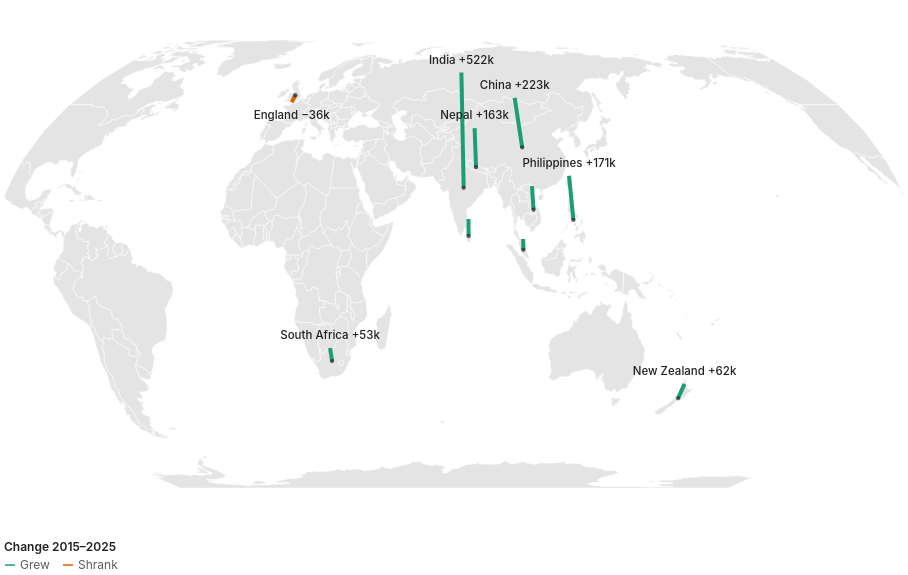

Vega-Lite specification stored for this chart:
### Vega-Lite specification from a JSON file in a GitHub repository (floating-point values rounded to 4 significant figures; data arrays with more than 128 entries replaced by an {"elided": "..."} marker saying what was removed)
{"$schema": "https://vega.github.io/schema/vega-lite/v5.json", "width": 900, "height": 520, "autosize": {"type": "pad"}, "config": {"background": null, "font": "-apple-system, BlinkMacSystemFont, Segoe UI, Helvetica, Arial, sans-serif", "padding": 4, "view": {"stroke": null, "fill": "#f1f5f8"}, "axis": {"labelColor": "#5c5c5c", "titleColor": "#5c5c5c", "gridColor": "#d0d0d0", "domainColor": "#d0d0d0", "tickColor": "#d0d0d0", "labelFont": "-apple-system, BlinkMacSystemFont, Segoe UI, Helvetica, Arial, sans-serif", "labelFontSize": 11, "titleFont": "-apple-system, BlinkMacSystemFont, Segoe UI, Helvetica, Arial, sans-serif", "titleFontWeight": 500}, "legend": {"labelColor": "#5c5c5c", "titleColor": "#222222", "labelFont": "-apple-system, BlinkMacSystemFont, Segoe UI, Helvetica, Arial, sans-serif", "titleFont": "-apple-system, BlinkMacSystemFont, Segoe UI, Helvetica, Arial, sans-serif", "titleFontWeight": 600, "labelFontSize": 12, "titleFontSize": 12, "symbolStrokeColor": "#ffffff"}, "text": {"color": "#222222", "font": "-apple-system, BlinkMacSystemFont, Segoe UI, Helvetica, Arial, sans-serif"}, "tooltipFormat": {"numberFormat": ",.0f"}}, "projection": {"type": "equalEarth", "rotate": [-75, 0]}, "layer": [{"data": {"values": {"type": "Topology", "objects": {"countries": {"type": "GeometryCollection", "geometries": [{"type": "MultiPolygon", "arcs": [[[0]], [[1]]], "id": "242", "properties": {"name": "Fiji"}}, {"type": "Polygon", "arcs": [[2, 3, 4, 5, 6, 7, 8, 9, 10]], "id": "834", "properties": {"name": "Tanzania"}}, {"type": "Polygon", "arcs": [[11, 12, 13, 14]], "id": "732", "properties": {"name": "W. Sahara"}}, {"type": "MultiPolygon", "arcs": [[[15, 16, 17, 18]], [[19]], [[20]], [[21]], [[22]], [[23]], [[24]], [[25]], [[26]], [[27]], [[28]], [[29]], [[30]], [[31]], [[32]], [[33]], [[34]], [[35]], [[36]], [[37]], [[38]], [[39]], [[40]], [[41]], [[42]], [[43]], [[44]], [[45]], [[46]], [[47]]], "id": "124", "properties": {"name": "Canada"}}, {"type": "MultiPolygon", "arcs": [[[-19, 48, 49, 50]], [[51]], [[52]], [[53]], [[54]], [[55]], [[56]], [[57]], [[-17, 58]], [[59]]], "id": "840", "properties": {"name": "United States of America"}}, {"type": "Polygon", "arcs": [[60, 61, 62, 63, 64, 65]], "id": "398", "properties": {"name": "Kazakhstan"}}, {"type": "Polygon", "arcs": [[-63, 66, 67, 68, 69]], "id": "860", "properties": {"name": "Uzbekistan"}}, {"type": "MultiPolygon", "arcs": [[[70, 71]], [[72]], [[73]], [[74]]], "id": "598", "properties": {"name": "Papua New Guinea"}}, {"type": "MultiPolygon", "arcs": [[[-72, 75]], [[76, 77]], [[78]], [[79, 80]], [[81]], [[82]], [[83]], [[84]], [[85]], [[86]], [[87]], [[88]], [[89]]], "id": "360", "properties": {"name": "Indonesia"}}, {"type": "MultiPolygon", "arcs": [[[90, 91]], [[92, 93, 94, 95, 96, 97]]], "id": "032", "properties": {"name": "Argentina"}}, {"type": "MultiPolygon", "arcs": [[[-92, 98]], [[99, -95, 100, 101]]], "id": "152", "properties": {"name": "Chile"}}, {"type": "Polygon", "arcs": [[-8, 102, 103, 104, 105, 106, 107, 108, 109, 110, 111]], "id": "180", "properties": {"name": "Dem. Rep. Congo"}}, {"type": "Polygon", "arcs": [[112, 113, 114, 115]], "id": "706", "properties": {"name": "Somalia"}}, {"type": "Polygon", "arcs": [[-3, 116, 117, 118, -113, 119]], "id": "404", "properties": {"name": "Kenya"}}, {"type": "Polygon", "arcs": [[120, 121, 122, 123, 124, 125, 126, 127]], "id": "729", "properties": {"name": "Sudan"}}, {"type": "Polygon", "arcs": [[-122, 128, 129, 130, 131]], "id": "148", "properties": {"name": "Chad"}}, {"type": "Polygon", "arcs": [[132, 133]], "id": "332", "properties": {"name": "Haiti"}}, {"type": "Polygon", "arcs": [[-133, 134]], "id": "214", "properties": {"name": "Dominican Rep."}}, {"type": "MultiPolygon", "arcs": [[[135]], [[136]], [[137]], [[138]], [[139]], [[140]], [[141, 142, 143]], [[144]], [[145]], [[146, 147, 148, 149, -66, 150, 151, 152, 153, 154, 155, 156, 157, 158, 159, 160, 161]], [[162]], [[163, 164]]], "id": "643", "properties": {"name": "Russia"}}, {"type": "MultiPolygon", "arcs": [[[165]], [[166]], [[167]]], "id": "044", "properties": {"name": "Bahamas"}}, {"type": "Polygon", "arcs": [[168]], "id": "238", "properties": {"name": "Falkland Is."}}, {"type": "MultiPolygon", "arcs": [[[169]], [[-161, 170, 171, 172]], [[173]], [[174]]], "id": "578", "properties": {"name": "Norway"}}, {"type": "Polygon", "arcs": [[175]], "id": "304", "properties": {"name": "Greenland"}}, {"type": "Polygon", "arcs": [[176]], "id": "260", "properties": {"name": "Fr. S. Antarctic Lands"}}, {"type": "Polygon", "arcs": [[177, -77]], "id": "626", "properties": {"name": "Timor-Leste"}}, {"type": "Polygon", "arcs": [[178, 179, 180, 181, 182, 183, 184], [185]], "id": "710", "properties": {"name": "South Africa"}}, {"type": "Polygon", "arcs": [[-186]], "id": "426", "properties": {"name": "Lesotho"}}, {"type": "Polygon", "arcs": [[-50, 186, 187, 188, 189]], "id": "484", "properties": {"name": "Mexico"}}, {"type": "Polygon", "arcs": [[190, 191, -93]], "id": "858", "properties": {"name": "Uruguay"}}, {"type": "Polygon", "arcs": [[-191, -98, 192, 193, 194, 195, 196, 197, 198, 199, 200]], "id": "076", "properties": {"name": "Brazil"}}, {"type": "Polygon", "arcs": [[-194, 201, -96, -100, 202]], "id": "068", "properties": {"name": "Bolivia"}}, {"type": "Polygon", "arcs": [[-195, -203, -102, 203, 204, 205]], "id": "604", "properties": {"name": "Peru"}}, {"type": "Polygon", "arcs": [[-196, -206, 206, 207, 208, 209, 210]], "id": "170", "properties": {"name": "Colombia"}}, {"type": "Polygon", "arcs": [[-209, 211, 212, 213]], "id": "591", "properties": {"name": "Panama"}}, {"type": "Polygon", "arcs": [[-213, 214, 215, 216]], "id": "188", "properties": {"name": "Costa Rica"}}, {"type": "Polygon", "arcs": [[-216, 217, 218, 219]], "id": "558", "properties": {"name": "Nicaragua"}}, {"type": "Polygon", "arcs": [[-219, 220, 221, 222, 223]], "id": "340", "properties": {"name": "Honduras"}}, {"type": "Polygon", "arcs": [[-222, 224, 225]], "id": "222", "properties": {"name": "El Salvador"}}, {"type": "Polygon", "arcs": [[-189, 226, 227, -223, -226, 228]], "id": "320", "properties": {"name": "Guatemala"}}, {"type": "Polygon", "arcs": [[-188, 229, -227]], "id": "084", "properties": {"name": "Belize"}}, {"type": "Polygon", "arcs": [[-197, -211, 230, 231]], "id": "862", "properties": {"name": "Venezuela"}}, {"type": "Polygon", "arcs": [[-198, -232, 232, 233]], "id": "328", "properties": {"name": "Guyana"}}, {"type": "Polygon", "arcs": [[-199, -234, 234, 235]], "id": "740", "properties": {"name": "Suriname"}}, {"type": "MultiPolygon", "arcs": [[[-200, -236, 236]], [[237, 238, 239, 240, 241, 242, 243, 244]], [[245]]], "id": "250", "properties": {"name": "France"}}, {"type": "Polygon", "arcs": [[-205, 246, -207]], "id": "218", "properties": {"name": "Ecuador"}}, {"type": "Polygon", "arcs": [[247]], "id": "630", "properties": {"name": "Puerto Rico"}}, {"type": "Polygon", "arcs": [[248]], "id": "388", "properties": {"name": "Jamaica"}}, {"type": "Polygon", "arcs": [[249]], "id": "192", "properties": {"name": "Cuba"}}, {"type": "Polygon", "arcs": [[-181, 250, 251, 252]], "id": "716", "properties": {"name": "Zimbabwe"}}, {"type": "Polygon", "arcs": [[-180, 253, 254, -251]], "id": "072", "properties": {"name": "Botswana"}}, {"type": "Polygon", "arcs": [[-179, 255, 256, 257, -254]], "id": "516", "properties": {"name": "Namibia"}}, {"type": "Polygon", "arcs": [[258, 259, 260, 261, 262, 263, 264]], "id": "686", "properties": {"name": "Senegal"}}, {"type": "Polygon", "arcs": [[-261, 265, 266, 267, 268, 269, 270]], "id": "466", "properties": {"name": "Mali"}}, {"type": "Polygon", "arcs": [[-13, 271, -266, -260, 272]], "id": "478", "properties": {"name": "Mauritania"}}, {"type": "Polygon", "arcs": [[273, 274, 275, 276, 277]], "id": "204", "properties": {"name": "Benin"}}, {"type": "Polygon", "arcs": [[-131, 278, 279, -277, 280, -268, 281, 282]], "id": "562", "properties": {"name": "Niger"}}, {"type": "Polygon", "arcs": [[-278, -280, 283, 284]], "id": "566", "properties": {"name": "Nigeria"}}, {"type": "Polygon", "arcs": [[-130, 285, 286, 287, 288, 289, -284, -279]], "id": "120", "properties": {"name": "Cameroon"}}, {"type": "Polygon", "arcs": [[-275, 290, 291, 292]], "id": "768", "properties": {"name": "Togo"}}, {"type": "Polygon", "arcs": [[-292, 293, 294, 295]], "id": "288", "properties": {"name": "Ghana"}}, {"type": "Polygon", "arcs": [[-270, 296, -295, 297, 298, 299]], "id": "384", "properties": {"name": "Côte d'Ivoire"}}, {"type": "Polygon", "arcs": [[-262, -271, -300, 300, 301, 302, 303]], "id": "324", "properties": {"name": "Guinea"}}, {"type": "Polygon", "arcs": [[-263, -304, 304]], "id": "624", "properties": {"name": "Guinea-Bissau"}}, {"type": "Polygon", "arcs": [[-299, 305, 306, -301]], "id": "430", "properties": {"name": "Liberia"}}, {"type": "Polygon", "arcs": [[-302, -307, 307]], "id": "694", "properties": {"name": "Sierra Leone"}}, {"type": "Polygon", "arcs": [[-269, -281, -276, -293, -296, -297]], "id": "854", "properties": {"name": "Burkina Faso"}}, {"type": "Polygon", "arcs": [[-108, 308, -286, -129, -121, 309]], "id": "140", "properties": {"name": "Central African Rep."}}, {"type": "Polygon", "arcs": [[-107, 310, 311, 312, -287, -309]], "id": "178", "properties": {"name": "Congo"}}, {"type": "Polygon", "arcs": [[-288, -313, 313, 314]], "id": "266", "properties": {"name": "Gabon"}}, {"type": "Polygon", "arcs": [[-289, -315, 315]], "id": "226", "properties": {"name": "Eq. Guinea"}}, {"type": "Polygon", "arcs": [[-7, 316, 317, -252, -255, -258, 318, -103]], "id": "894", "properties": {"name": "Zambia"}}, {"type": "Polygon", "arcs": [[-6, 319, -317]], "id": "454", "properties": {"name": "Malawi"}}, {"type": "Polygon", "arcs": [[-5, 320, -184, 321, -182, -253, -318, -320]], "id": "508", "properties": {"name": "Mozambique"}}, {"type": "Polygon", "arcs": [[-183, -322]], "id": "748", "properties": {"name": "eSwatini"}}, {"type": "MultiPolygon", "arcs": [[[-106, 322, -311]], [[-104, -319, -257, 323]]], "id": "024", "properties": {"name": "Angola"}}, {"type": "Polygon", "arcs": [[-9, -112, 324]], "id": "108", "properties": {"name": "Burundi"}}, {"type": "Polygon", "arcs": [[325, 326, 327, 328, 329, 330, 331]], "id": "376", "properties": {"name": "Israel"}}, {"type": "Polygon", "arcs": [[-331, 332, 333]], "id": "422", "properties": {"name": "Lebanon"}}, {"type": "Polygon", "arcs": [[334]], "id": "450", "properties": {"name": "Madagascar"}}, {"type": "Polygon", "arcs": [[-327, 335]], "id": "275", "properties": {"name": "Palestine"}}, {"type": "Polygon", "arcs": [[-265, 336]], "id": "270", "properties": {"name": "Gambia"}}, {"type": "Polygon", "arcs": [[337, 338, 339]], "id": "788", "properties": {"name": "Tunisia"}}, {"type": "Polygon", "arcs": [[-12, 340, 341, -338, 342, -282, -267, -272]], "id": "012", "properties": {"name": "Algeria"}}, {"type": "Polygon", "arcs": [[-326, 343, 344, 345, 346, -328, -336]], "id": "400", "properties": {"name": "Jordan"}}, {"type": "Polygon", "arcs": [[347, 348, 349, 350, 351]], "id": "784", "properties": {"name": "United Arab Emirates"}}, {"type": "Polygon", "arcs": [[352, 353]], "id": "634", "properties": {"name": "Qatar"}}, {"type": "Polygon", "arcs": [[354, 355, 356]], "id": "414", "properties": {"name": "Kuwait"}}, {"type": "Polygon", "arcs": [[-345, 357, 358, 359, 360, -357, 361]], "id": "368", "properties": {"name": "Iraq"}}, {"type": "MultiPolygon", "arcs": [[[-351, 362, 363, 364]], [[-349, 365]]], "id": "512", "properties": {"name": "Oman"}}, {"type": "MultiPolygon", "arcs": [[[366]], [[367]]], "id": "548", "properties": {"name": "Vanuatu"}}, {"type": "Polygon", "arcs": [[368, 369, 370, 371]], "id": "116", "properties": {"name": "Cambodia"}}, {"type": "Polygon", "arcs": [[-369, 372, 373, 374, 375, 376]], "id": "764", "properties": {"name": "Thailand"}}, {"type": "Polygon", "arcs": [[-370, -377, 377, 378, 379]], "id": "418", "properties": {"name": "Laos"}}, {"type": "Polygon", "arcs": [[-376, 380, 381, 382, 383, -378]], "id": "104", "properties": {"name": "Myanmar"}}, {"type": "Polygon", "arcs": [[-371, -380, 384, 385]], "id": "704", "properties": {"name": "Vietnam"}}, {"type": "MultiPolygon", "arcs": [[[386, 386, 386]], [[-147, 387, 388, 389, 390]]], "id": "408", "properties": {"name": "North Korea"}}, {"type": "Polygon", "arcs": [[-389, 391]], "id": "410", "properties": {"name": "South Korea"}}, {"type": "Polygon", "arcs": [[-149, 392]], "id": "496", "properties": {"name": "Mongolia"}}, {"type": "Polygon", "arcs": [[-383, 393, 394, 395, 396, 397, 398, 399, 400]], "id": "356", "properties": {"name": "India"}}, {"type": "Polygon", "arcs": [[-382, 401, -394]], "id": "050", "properties": {"name": "Bangladesh"}}, {"type": "Polygon", "arcs": [[-400, 402]], "id": "064", "properties": {"name": "Bhutan"}}, {"type": "Polygon", "arcs": [[-398, 403]], "id": "524", "properties": {"name": "Nepal"}}, {"type": "Polygon", "arcs": [[-396, 404, 405, 406, 407]], "id": "586", "properties": {"name": "Pakistan"}}, {"type": "Polygon", "arcs": [[-69, 408, 409, -407, 410, 411]], "id": "004", "properties": {"name": "Afghanistan"}}, {"type": "Polygon", "arcs": [[-68, 412, 413, -409]], "id": "762", "properties": {"name": "Tajikistan"}}, {"type": "Polygon", "arcs": [[-62, 414, -413, -67]], "id": "417", "properties": {"name": "Kyrgyzstan"}}, {"type": "Polygon", "arcs": [[-64, -70, -412, 415, 416]], "id": "795", "properties": {"name": "Turkmenistan"}}, {"type": "Polygon", "arcs": [[-360, 417, 418, 419, 420, 421, -416, -411, -406, 422]], "id": "364", "properties": {"name": "Iran"}}, {"type": "Polygon", "arcs": [[-332, -334, 423, 424, -358, -344]], "id": "760", "properties": {"name": "Syria"}}, {"type": "Polygon", "arcs": [[-420, 425, 426, 427, 428]], "id": "051", "properties": {"name": "Armenia"}}, {"type": "Polygon", "arcs": [[-172, 429, 430]], "id": "752", "properties": {"name": "Sweden"}}, {"type": "Polygon", "arcs": [[-156, 431, 432, 433, 434]], "id": "112", "properties": {"name": "Belarus"}}, {"type": "Polygon", "arcs": [[-155, 435, -164, 436, 437, 438, 439, 440, 441, 442, -432]], "id": "804", "properties": {"name": "Ukraine"}}, {"type": "Polygon", "arcs": [[-433, -443, 443, 444, 445, 446, -142, 447]], "id": "616", "properties": {"name": "Poland"}}, {"type": "Polygon", "arcs": [[448, 449, 450, 451, 452, 453, 454]], "id": "040", "properties": {"name": "Austria"}}, {"type": "Polygon", "arcs": [[-441, 455, 456, 457, 458, -449, 459]], "id": "348", "properties": {"name": "Hungary"}}, {"type": "Polygon", "arcs": [[-439, 460]], "id": "498", "properties": {"name": "Moldova"}}, {"type": "Polygon", "arcs": [[-438, 461, 462, 463, -456, -440, -461]], "id": "642", "properties": {"name": "Romania"}}, {"type": "Polygon", "arcs": [[-434, -448, -144, 464, 465]], "id": "440", "properties": {"name": "Lithuania"}}, {"type": "Polygon", "arcs": [[-157, -435, -466, 466, 467]], "id": "428", "properties": {"name": "Latvia"}}, {"type": "Polygon", "arcs": [[-158, -468, 468]], "id": "233", "properties": {"name": "Estonia"}}, {"type": "Polygon", "arcs": [[-446, 469, -453, 470, -238, 471, 472, 473, 474, 475, 476]], "id": "276", "properties": {"name": "Germany"}}, {"type": "Polygon", "arcs": [[-463, 477, 478, 479, 480, 481]], "id": "100", "properties": {"name": "Bulgaria"}}, {"type": "MultiPolygon", "arcs": [[[482]], [[-480, 483, 484, 485, 486]]], "id": "300", "properties": {"name": "Greece"}}, {"type": "MultiPolygon", "arcs": [[[-359, -425, 487, 488, -427, -418]], [[-479, 489, -484]]], "id": "792", "properties": {"name": "Turkey"}}, {"type": "Polygon", "arcs": [[-486, 490, 491, 492, 493]], "id": "008", "properties": {"name": "Albania"}}, {"type": "Polygon", "arcs": [[-458, 494, 495, 496, 497, 498]], "id": "191", "properties": {"name": "Croatia"}}, {"type": "Polygon", "arcs": [[-452, 499, -239, -471]], "id": "756", "properties": {"name": "Switzerland"}}, {"type": "Polygon", "arcs": [[-472, -245, 500]], "id": "442", "properties": {"name": "Luxembourg"}}, {"type": "Polygon", "arcs": [[-473, -501, -244, 501, 502]], "id": "056", "properties": {"name": "Belgium"}}, {"type": "Polygon", "arcs": [[-474, -503, 503]], "id": "528", "properties": {"name": "Netherlands"}}, {"type": "Polygon", "arcs": [[504, 505]], "id": "620", "properties": {"name": "Portugal"}}, {"type": "Polygon", "arcs": [[-505, 506, -242, 507]], "id": "724", "properties": {"name": "Spain"}}, {"type": "Polygon", "arcs": [[508, 509]], "id": "372", "properties": {"name": "Ireland"}}, {"type": "Polygon", "arcs": [[510]], "id": "540", "properties": {"name": "New Caledonia"}}, {"type": "MultiPolygon", "arcs": [[[511]], [[512]], [[513]], [[514]], [[515]]], "id": "090", "properties": {"name": "Solomon Is."}}, {"type": "MultiPolygon", "arcs": [[[516]], [[517]]], "id": "554", "properties": {"name": "New Zealand"}}, {"type": "MultiPolygon", "arcs": [[[518]], [[519]]], "id": "036", "properties": {"name": "Australia"}}, {"type": "Polygon", "arcs": [[520]], "id": "144", "properties": {"name": "Sri Lanka"}}, {"type": "MultiPolygon", "arcs": [[[521]], [[-61, -150, -393, -148, -391, 522, -385, -379, -384, -401, -403, -399, -404, -397, -408, -410, -414, -415]]], "id": "156", "properties": {"name": "China"}}, {"type": "Polygon", "arcs": [[523]], "id": "158", "properties": {"name": "Taiwan"}}, {"type": "MultiPolygon", "arcs": [[[-451, 524, 525, -240, -500]], [[526]], [[527]]], "id": "380", "properties": {"name": "Italy"}}, {"type": "MultiPolygon", "arcs": [[[-476, 528]], [[529]]], "id": "208", "properties": {"name": "Denmark"}}, {"type": "MultiPolygon", "arcs": [[[-510, 530]], [[531]]], "id": "826", "properties": {"name": "United Kingdom"}}, {"type": "Polygon", "arcs": [[532]], "id": "352", "properties": {"name": "Iceland"}}, {"type": "MultiPolygon", "arcs": [[[-152, 533, -421, -429, 534]], [[-419, -426]]], "id": "031", "properties": {"name": "Azerbaijan"}}, {"type": "Polygon", "arcs": [[-153, -535, -428, -489, 535]], "id": "268", "properties": {"name": "Georgia"}}, {"type": "MultiPolygon", "arcs": [[[536]], [[537]], [[538]], [[539]], [[540]], [[541]], [[542]]], "id": "608", "properties": {"name": "Philippines"}}, {"type": "MultiPolygon", "arcs": [[[-374, 543]], [[-81, 544, 545, 546]]], "id": "458", "properties": {"name": "Malaysia"}}, {"type": "Polygon", "arcs": [[-546, 547]], "id": "096", "properties": {"name": "Brunei"}}, {"type": "Polygon", "arcs": [[-450, -459, -499, 548, -525]], "id": "705", "properties": {"name": "Slovenia"}}, {"type": "Polygon", "arcs": [[-160, 549, -430, -171]], "id": "246", "properties": {"name": "Finland"}}, {"type": "Polygon", "arcs": [[-442, -460, -455, 550, -444]], "id": "703", "properties": {"name": "Slovakia"}}, {"type": "Polygon", "arcs": [[-445, -551, -454, -470]], "id": "203", "properties": {"name": "Czechia"}}, {"type": "Polygon", "arcs": [[-126, 551, 552, 553]], "id": "232", "properties": {"name": "Eritrea"}}, {"type": "MultiPolygon", "arcs": [[[554]], [[555]], [[556]]], "id": "392", "properties": {"name": "Japan"}}, {"type": "Polygon", "arcs": [[-193, -97, -202]], "id": "600", "properties": {"name": "Paraguay"}}, {"type": "Polygon", "arcs": [[-364, 557, 558]], "id": "887", "properties": {"name": "Yemen"}}, {"type": "Polygon", "arcs": [[-346, -362, -356, 559, -354, 560, -352, -365, -559, 561]], "id": "682", "properties": {"name": "Saudi Arabia"}}, {"type": "MultiPolygon", "arcs": [[[562]], [[563]], [[564]], [[565]], [[566]], [[567]], [[568]], [[569]]], "id": "010", "properties": {"name": "Antarctica"}}, {"type": "Polygon", "arcs": [[570, 571]], "properties": {"name": "N. Cyprus"}}, {"type": "Polygon", "arcs": [[-572, 572]], "id": "196", "properties": {"name": "Cyprus"}}, {"type": "Polygon", "arcs": [[-341, -15, 573]], "id": "504", "properties": {"name": "Morocco"}}, {"type": "Polygon", "arcs": [[-124, 574, 575, -329, 576]], "id": "818", "properties": {"name": "Egypt"}}, {"type": "Polygon", "arcs": [[-123, -132, -283, -343, -340, 577, -575]], "id": "434", "properties": {"name": "Libya"}}, {"type": "Polygon", "arcs": [[-114, -119, 578, -127, -554, 579, 580]], "id": "231", "properties": {"name": "Ethiopia"}}, {"type": "Polygon", "arcs": [[-553, 581, 582, -580]], "id": "262", "properties": {"name": "Djibouti"}}, {"type": "Polygon", "arcs": [[-115, -581, -583, 583]], "properties": {"name": "Somaliland"}}, {"type": "Polygon", "arcs": [[-11, 584, -110, 585, -117]], "id": "800", "properties": {"name": "Uganda"}}, {"type": "Polygon", "arcs": [[-10, -325, -111, -585]], "id": "646", "properties": {"name": "Rwanda"}}, {"type": "Polygon", "arcs": [[-496, 586, 587]], "id": "070", "properties": {"name": "Bosnia and Herz."}}, {"type": "Polygon", "arcs": [[-481, -487, -494, 588, 589]], "id": "807", "properties": {"name": "Macedonia"}}, {"type": "Polygon", "arcs": [[-457, -464, -482, -590, 590, 591, -587, -495]], "id": "688", "properties": {"name": "Serbia"}}, {"type": "Polygon", "arcs": [[-492, 592, -497, -588, -592, 593]], "id": "499", "properties": {"name": "Montenegro"}}, {"type": "Polygon", "arcs": [[-493, -594, -591, -589]], "properties": {"name": "Kosovo"}}, {"type": "Polygon", "arcs": [[594]], "id": "780", "properties": {"name": "Trinidad and Tobago"}}, {"type": "Polygon", "arcs": [[-109, -310, -128, -579, -118, -586]], "id": "728", "properties": {"name": "S. Sudan"}}]}, "land": {"type": "GeometryCollection", "geometries": [{"type": "MultiPolygon", "arcs": {"elided": "124 rows, 268 int values in total"}}]}}, "arcs": {"elided": "595 rows, 16492 int values in total"}, "bbox": [-180, -85.61, 180, 83.65], "transform": {"scale": [0.0036, 0.001693], "translate": [-180, -85.61]}}, "format": {"type": "topojson", "feature": "countries"}}, "mark": {"type": "geoshape", "fill": "#e4e4e4", "stroke": "#ffffff", "strokeWidth": 0.5, "clip": true}}, {"data": {"values": [{"c": "India", "lon": 78.9, "lat": 22, "ch": 521980, "top": 62.0, "pos": "Grew", "lbl": "India +522k", "show": true}, {"c": "England", "lon": -1.5, "lat": 52.6, "ch": -35590, "top": 49.87, "pos": "Shrank", "lbl": "England −36k", "show": true}, {"c": "China", "lon": 104, "lat": 34.5, "ch": 222670, "top": 51.56, "pos": "Grew", "lbl": "China +223k", "show": true}, {"c": "New Zealand", "lon": 174, "lat": -41, "ch": 62250, "top": -36.23, "pos": "Grew", "lbl": "New Zealand +62k", "show": true}, {"c": "Philippines", "lon": 122, "lat": 12.5, "ch": 171400, "top": 25.63, "pos": "Grew", "lbl": "Philippines +171k", "show": true}, {"c": "Vietnam", "lon": 106.5, "lat": 15.5, "ch": 91040, "top": 22.48, "pos": "Grew", "lbl": "Vietnam +91k", "show": false}, {"c": "South Africa", "lon": 24.5, "lat": -29, "ch": 52560, "top": -24.97, "pos": "Grew", "lbl": "South Africa +53k", "show": true}, {"c": "Nepal", "lon": 84.1, "lat": 28.3, "ch": 163430, "top": 40.82, "pos": "Grew", "lbl": "Nepal +163k", "show": true}, {"c": "Sri Lanka", "lon": 80.7, "lat": 7.8, "ch": 65100, "top": 12.79, "pos": "Grew", "lbl": "Sri Lanka +65k", "show": false}, {"c": "Malaysia", "lon": 102, "lat": 3.8, "ch": 40900, "top": 6.934, "pos": "Grew", "lbl": "Malaysia +41k", "show": false}]}, "mark": {"type": "rule", "strokeWidth": 4, "strokeCap": "butt"}, "encoding": {"longitude": {"field": "lon", "type": "quantitative"}, "latitude": {"field": "lat", "type": "quantitative"}, "latitude2": {"field": "top"}, "longitude2": {"field": "lon"}, "color": {"field": "pos", "type": "nominal", "scale": {"domain": ["Grew", "Shrank"], "range": ["#1b9e77", "#d95f02"]}, "legend": {"title": "Change 2015–2025", "orient": "bottom"}}, "tooltip": [{"field": "c", "title": "Country of birth"}, {"field": "ch", "title": "Change 2015–25 (people)", "format": "+,"}]}}, {"data": {"values": [{"c": "India", "lon": 78.9, "lat": 22, "ch": 521980, "top": 62.0, "pos": "Grew", "lbl": "India +522k", "show": true}, {"c": "England", "lon": -1.5, "lat": 52.6, "ch": -35590, "top": 49.87, "pos": "Shrank", "lbl": "England −36k", "show": true}, {"c": "China", "lon": 104, "lat": 34.5, "ch": 222670, "top": 51.56, "pos": "Grew", "lbl": "China +223k", "show": true}, {"c": "New Zealand", "lon": 174, "lat": -41, "ch": 62250, "top": -36.23, "pos": "Grew", "lbl": "New Zealand +62k", "show": true}, {"c": "Philippines", "lon": 122, "lat": 12.5, "ch": 171400, "top": 25.63, "pos": "Grew", "lbl": "Philippines +171k", "show": true}, {"c": "Vietnam", "lon": 106.5, "lat": 15.5, "ch": 91040, "top": 22.48, "pos": "Grew", "lbl": "Vietnam +91k", "show": false}, {"c": "South Africa", "lon": 24.5, "lat": -29, "ch": 52560, "top": -24.97, "pos": "Grew", "lbl": "South Africa +53k", "show": true}, {"c": "Nepal", "lon": 84.1, "lat": 28.3, "ch": 163430, "top": 40.82, "pos": "Grew", "lbl": "Nepal +163k", "show": true}, {"c": "Sri Lanka", "lon": 80.7, "lat": 7.8, "ch": 65100, "top": 12.79, "pos": "Grew", "lbl": "Sri Lanka +65k", "show": false}, {"c": "Malaysia", "lon": 102, "lat": 3.8, "ch": 40900, "top": 6.934, "pos": "Grew", "lbl": "Malaysia +41k", "show": false}]}, "mark": {"type": "circle", "size": 18}, "encoding": {"longitude": {"field": "lon", "type": "quantitative"}, "latitude": {"field": "lat", "type": "quantitative"}, "color": {"value": "#222222"}}}, {"data": {"values": [{"c": "India", "lon": 78.9, "lat": 22, "ch": 521980, "top": 62.0, "pos": "Grew", "lbl": "India +522k", "show": true}, {"c": "England", "lon": -1.5, "lat": 52.6, "ch": -35590, "top": 49.87, "pos": "Shrank", "lbl": "England −36k", "show": true}, {"c": "China", "lon": 104, "lat": 34.5, "ch": 222670, "top": 51.56, "pos": "Grew", "lbl": "China +223k", "show": true}, {"c": "New Zealand", "lon": 174, "lat": -41, "ch": 62250, "top": -36.23, "pos": "Grew", "lbl": "New Zealand +62k", "show": true}, {"c": "Philippines", "lon": 122, "lat": 12.5, "ch": 171400, "top": 25.63, "pos": "Grew", "lbl": "Philippines +171k", "show": true}, {"c": "Vietnam", "lon": 106.5, "lat": 15.5, "ch": 91040, "top": 22.48, "pos": "Grew", "lbl": "Vietnam +91k", "show": false}, {"c": "South Africa", "lon": 24.5, "lat": -29, "ch": 52560, "top": -24.97, "pos": "Grew", "lbl": "South Africa +53k", "show": true}, {"c": "Nepal", "lon": 84.1, "lat": 28.3, "ch": 163430, "top": 40.82, "pos": "Grew", "lbl": "Nepal +163k", "show": true}, {"c": "Sri Lanka", "lon": 80.7, "lat": 7.8, "ch": 65100, "top": 12.79, "pos": "Grew", "lbl": "Sri Lanka +65k", "show": false}, {"c": "Malaysia", "lon": 102, "lat": 3.8, "ch": 40900, "top": 6.934, "pos": "Grew", "lbl": "Malaysia +41k", "show": false}]}, "transform": [{"filter": "datum.show && datum.ch >= 0"}], "mark": {"type": "text", "dy": -7, "fontSize": 11.5, "font": "-apple-system, BlinkMacSystemFont, Segoe UI, Helvetica, Arial, sans-serif", "fontWeight": 500, "baseline": "bottom"}, "encoding": {"longitude": {"field": "lon", "type": "quantitative"}, "latitude": {"field": "top", "type": "quantitative"}, "text": {"field": "lbl"}, "color": {"value": "#222222"}}}, {"data": {"values": [{"c": "India", "lon": 78.9, "lat": 22, "ch": 521980, "top": 62.0, "pos": "Grew", "lbl": "India +522k", "show": true}, {"c": "England", "lon": -1.5, "lat": 52.6, "ch": -35590, "top": 49.87, "pos": "Shrank", "lbl": "England −36k", "show": true}, {"c": "China", "lon": 104, "lat": 34.5, "ch": 222670, "top": 51.56, "pos": "Grew", "lbl": "China +223k", "show": true}, {"c": "New Zealand", "lon": 174, "lat": -41, "ch": 62250, "top": -36.23, "pos": "Grew", "lbl": "New Zealand +62k", "show": true}, {"c": "Philippines", "lon": 122, "lat": 12.5, "ch": 171400, "top": 25.63, "pos": "Grew", "lbl": "Philippines +171k", "show": true}, {"c": "Vietnam", "lon": 106.5, "lat": 15.5, "ch": 91040, "top": 22.48, "pos": "Grew", "lbl": "Vietnam +91k", "show": false}, {"c": "South Africa", "lon": 24.5, "lat": -29, "ch": 52560, "top": -24.97, "pos": "Grew", "lbl": "South Africa +53k", "show": true}, {"c": "Nepal", "lon": 84.1, "lat": 28.3, "ch": 163430, "top": 40.82, "pos": "Grew", "lbl": "Nepal +163k", "show": true}, {"c": "Sri Lanka", "lon": 80.7, "lat": 7.8, "ch": 65100, "top": 12.79, "pos": "Grew", "lbl": "Sri Lanka +65k", "show": false}, {"c": "Malaysia", "lon": 102, "lat": 3.8, "ch": 40900, "top": 6.934, "pos": "Grew", "lbl": "Malaysia +41k", "show": false}]}, "transform": [{"filter": "datum.show && datum.ch < 0"}], "mark": {"type": "text", "dy": 8, "fontSize": 11.5, "font": "-apple-system, BlinkMacSystemFont, Segoe UI, Helvetica, Arial, sans-serif", "fontWeight": 500, "baseline": "top"}, "encoding": {"longitude": {"field": "lon", "type": "quantitative"}, "latitude": {"field": "top", "type": "quantitative"}, "text": {"field": "lbl"}, "color": {"value": "#222222"}}}, {"data": {"values": [{"type": "Feature", "properties": {}, "geometry": {"type": "MultiPoint", "coordinates": [[-15, 66], [178, 66], [178, -46], [-15, -46]]}}]}, "mark": {"type": "geoshape", "opacity": 0, "filled": false, "strokeOpacity": 0}}], "background": "#ffffff"}
